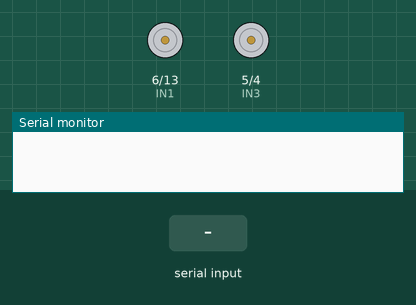
This sketch was run on a simulated Arduino Uno, built with avr-gcc and run on an emulated ATmega328P. On the bench: motor-driver pin pairs drawn as motors (green arrow = first pin HIGH = forward, orange = second pin HIGH = backward, longer = more drive, scaled by the enable pin), the last lines printed to the serial monitor. The inputs (shaded band) are chosen by the test bench.

Above: at 1.2 s.
1.3 s: "2" received over the second serial link
At 2.2 s:
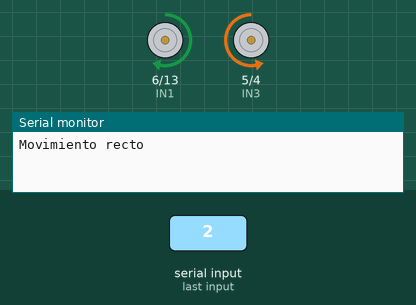
2.8 s: "3" received over the second serial link
At 3.3 s:
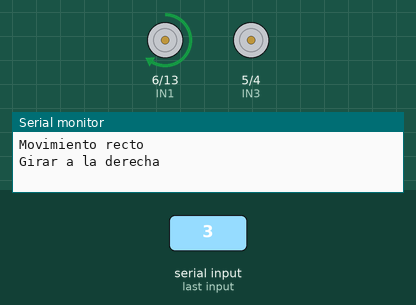
4.3 s: "4" received over the second serial link
At 5.5 s:
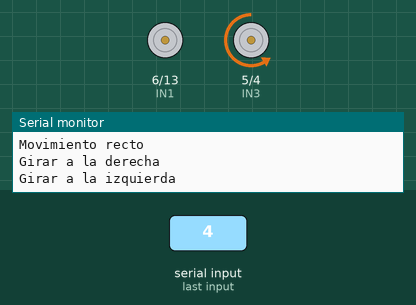
5.8 s: "1" received over the second serial link
At 6.8 s:
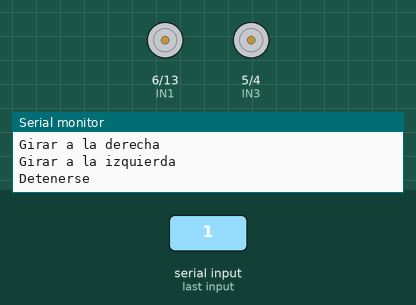
Timing chart, 0 to 8.3 s (numbered marks = the images above; inputs shaded):
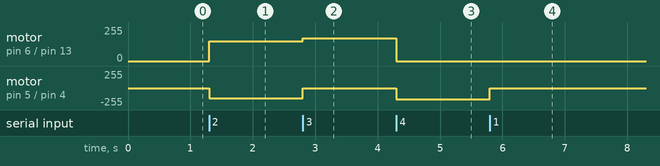

The sketch:

sketch_jan27a.ino
```cpp
#include <SoftwareSerial.h>
SoftwareSerial HC06(9, 10);

int IN3 = 5;
int IN4 = 4;
int ENB = 3;

int IN1 = 6;
int IN2 = 13;
int ENA = 11;

void setup() {
  HC06.begin(9600);
  Serial.begin(9600);

  pinMode(ENB, OUTPUT);
  pinMode(IN3, OUTPUT);
  pinMode(IN4, OUTPUT);

  pinMode(ENA, OUTPUT);
  pinMode(IN1, OUTPUT);
  pinMode(IN2, OUTPUT);
}

void loop() {

  if (HC06.available() > 0)
    {
      char receive = HC06.read();

      if(receive == '1') //Detenerse
      {
        Serial.println("Detenerse");

        digitalWrite(IN1, LOW);
        digitalWrite(IN2, LOW);

        digitalWrite(IN3, LOW);
        digitalWrite(IN4, LOW);

        analogWrite(ENB, 0);
        analogWrite(ENA, 0);
      }
      else if(receive == '2') // Movimiento recto
      {
        Serial.println("Movimiento recto");

        digitalWrite(IN1, HIGH);
        digitalWrite(IN2, LOW);

        digitalWrite(IN3, LOW);
        digitalWrite(IN4, HIGH);

        analogWrite(ENB, 150);
        analogWrite(ENA, 150);
      }
      else if(receive == '3') // Girar a la derecha
      {
        Serial.println("Girar a la derecha");

        digitalWrite(IN1, HIGH);
        digitalWrite(IN2, LOW);

        digitalWrite(IN3, LOW);
        digitalWrite(IN4, LOW);

        analogWrite(ENB, 170);
        analogWrite(ENA, 170);

      }
      else if(receive == '4') // Girar a la izquierda
      {
        Serial.println("Girar a la izquierda");

        digitalWrite(IN2, LOW);
        digitalWrite(IN1, LOW);

        digitalWrite(IN3, LOW);
        digitalWrite(IN4, HIGH);

        analogWrite(ENB, 170);
        analogWrite(ENA, 170);
      }
    }

}
```

Measured:
- after the input at 1.3 s, motor on pin 6 (IN1) / pin 13 (IN2): stopped → forward 150/255 at once; motor on pin 5 (IN3) / pin 4 (IN4): stopped → backward 150/255 at once
- after the input at 2.8 s, motor on pin 6 (IN1) / pin 13 (IN2): forward 150/255 → forward 170/255 at once; motor on pin 5 (IN3) / pin 4 (IN4): backward 150/255 → stopped at once
- after the input at 4.3 s, motor on pin 6 (IN1) / pin 13 (IN2): forward 170/255 → stopped at once; motor on pin 5 (IN3) / pin 4 (IN4): stopped → backward 170/255 at once
- after the input at 5.8 s, motor on pin 5 (IN3) / pin 4 (IN4): backward 170/255 → stopped at once
